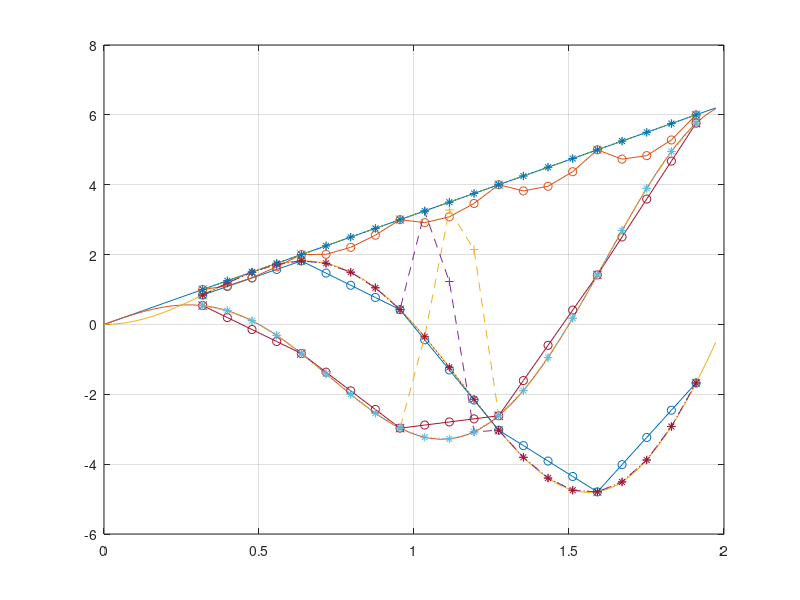

Recreate this plot in MATLAB.
close all
clear variables

%% truth
xmin=0;
xmax=2*pi;
x=xmin:.1:xmax;
x=x.';
%r=1:(10-1)/(length(x)-1):10;
r=x;
%r=1
z=r.*exp(1i*x);
%z=z.';

figure
plot(x/pi,abs(z))
grid on
hold on
plot(x/pi,real(z))
plot(x/pi,imag(z))

%% sampling
x1=1:1:floor(xmax);
z1=interp1(x,z,x1);
a1=angle(z1);
a1b=atan2(imag(z1),imag(z1));
style='x';
plot(x1/pi,real(z1),style)
plot(x1/pi,imag(z1),style)
plot(x1/pi,abs(z1),style)

%% interpolation
% interp on components
x2=xmin:.25:xmax;
z2=interp1(x1,z1,x2);
style='-o';
plot(x2/pi,real(z2),style)
plot(x2/pi,imag(z2),style)
plot(x2/pi,abs(z2),style)

% interp on magnitude
mag=abs(z1);
phase=angle(z1);
m2=interp1(x1,mag,x2);
a2=interp1(x1,phase,x2);
z3=m2.*exp(1i*a2);
style='--+';
plot(x2/pi,real(z3),style)
plot(x2/pi,imag(z3),style)
plot(x2/pi,abs(z3),style)

% interp on phase
phase2=unwrap(phase);
a2b=interp1(x1,phase2,x2);
z3b=m2.*exp(1i*a2b);
style=':*';
plot(x2/pi,real(z3b),style)
plot(x2/pi,imag(z3b),style)
plot(x2/pi,abs(z3b),style)
